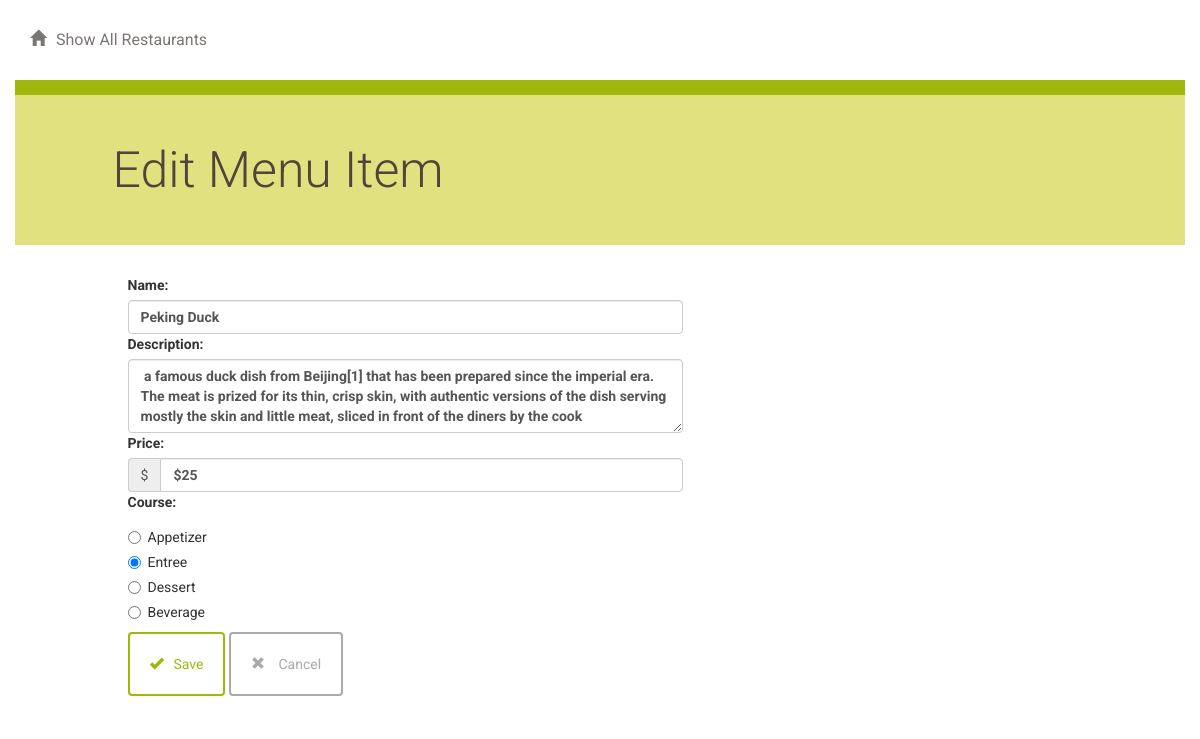
/restaurant/2/menu/7/edit, run on the app's committed database.
### database_setup.py (models this page shows, shortened)
class MenuItem(Base):
    __tablename__ = 'menu_item'
    name = Column(String(80), nullable=False)
    id = Column(Integer, primary_key=True)
    description = Column(String(250))
    price = Column(String(8))
    course = Column(String(250))
    restaurant_id = Column(Integer, ForeignKey('restaurant.id'))
    restaurant = relationship(Restaurant)

### project.py (the view)
@app.route('/restaurant/<int:restaurant_id>/menu/<int:menu_id>/edit', methods=['GET', 'POST'])
def editMenuItem(restaurant_id, menu_id):
    editedItem = session.query(MenuItem).filter_by(id=menu_id).one()
    restaurant = session.query(Restaurant).filter_by(id=restaurant_id).one()
    if request.method == 'POST':
        if request.form['name']:
            editedItem.name = request.form['name']
        if request.form['description']:
            editedItem.description = request.form['description']
        if request.form['price']:
            editedItem.price = request.form['price']
        if request.form['course']:
            editedItem.course = request.form['course']
        session.add(editedItem)
        session.commit()
        flash('Menu Item Successfully Edited')
        return redirect(url_for('showMenu', restaurant_id=restaurant_id))
    else:
        return render_template('editmenuitem.html', restaurant_id=restaurant_id, menu_id=menu_id, item=editedItem)

### templates/editmenuitem.html
{% extends "main.html" %}
{% block content %}
{% include "header.html" %}
	<div class="row divider green">
		<div class="col-md-12"></div>
	</div>
	<div class="row banner menu">
		<div class="col-md-11 col-md-offset-1 padding-none">
			<h1>Edit Menu Item</h1>
		</div>
	</div>
	<div class="row">
		<div class="col-md-6 col-md-offset-1 padding-top">
			<form action="#" method = "post">
				<div class="form-group">
					<label for="name">Name:</label>
					<input type ="text" maxlength="100" class="form-control" name="name" value="{{item.name }}">
					<label for="description">Description:</label>
					<textarea class="form-control" maxlength="250" rows="3" name="description">{{item.description}}</textarea>
					<label for="price">Price:</label>
					<div class="input-group">
						<div class="input-group-addon">$</div>
						<input type ="text" maxlength="10" class="form-control" name="price" value="{{item.price}}">
					</div>
					<label for="course">Course:</label>
					<div class="radio">
					  <label>
					    <input type="radio" name="course" id="course1" value="Appetizer" {% if item.course == 'Appetizer'%}checked{%endif%}>Appetizer
					  </label>
					</div>
					<div class="radio">
					  <label>
					    <input type="radio" name="course" id="course2" value="Entree" {% if item.course == 'Entree' %}checked{%endif%}>Entree
					  </label>
					</div>
					<div class="radio">
					  <label>
					    <input type="radio" name="course" id="course3" value="Dessert" {% if item.course == 'Dessert'%}checked{%endif%}>Dessert
					  </label>
					</div>
					<div class="radio">
					  <label>
					    <input type="radio" name="course" id="course4" value="Beverage" {%if item.course =='Beverage'%}checked{%endif%}>Beverage
					  </label>
					</div>
					<button type="submit" class="btn btn-default" id="submit" type="submit">
					<span class="glyphicon glyphicon-ok" aria-hidden="true"></span>Save</button>
					<a href = '{{url_for('showRestaurants')}}'>
						<button class="btn btn-default delete">
						<span class="glyphicon glyphicon-remove" aria-hidden="true"></span> Cancel</button>
					</a>
				</div>
			</form>
		</div>
	</div>
{% endblock %}

### static/styles.css (style rules this page uses)
* { font-family: "Helvetica Neue Bold", Roboto, Helvetica, Arial, sans-serif; font-weight: 700; }
h1 { font-family: "Helvetica Neue Light", Roboto, Helvetica, Arial, sans-serif; font-size: 50px; color: #51453B; line-height: 60px; font-weight: 300; }
a { font-size: 14px; color: #0093B9; line-height: 17px; }
.padding-top { padding-top: 30px; }
.padding-none { padding: 0; }
.btn { padding: 20px; margin: 0; border-color: #9FB80A; border-width: 2px; color: #9FB80A;; }
.btn.delete { border-color: #aaaaaa; color: #aaaaaa; }
.glyphicon { margin-right: 10px; }
.divider { height: 15px; }
.divider.green { background-color: #9FB80A; }
.banner.menu { height: 150px; background-color: #E1E17F; }
.banner h1 { margin: 45px 0; }

### data on the page
MenuItem: name "Peking Duck", description "a famous duck dish from Beijing[1] that has been prepared since the imperial era. The meat is prized for its thin, crisp skin, with authentic versions of the dish serving mostly the skin and little meat, sliced in front of the diners by the cook", price "$25", course "☐ Appetizer", course "☑ Entree", course "☐ Dessert", course "☐ Beverage"
